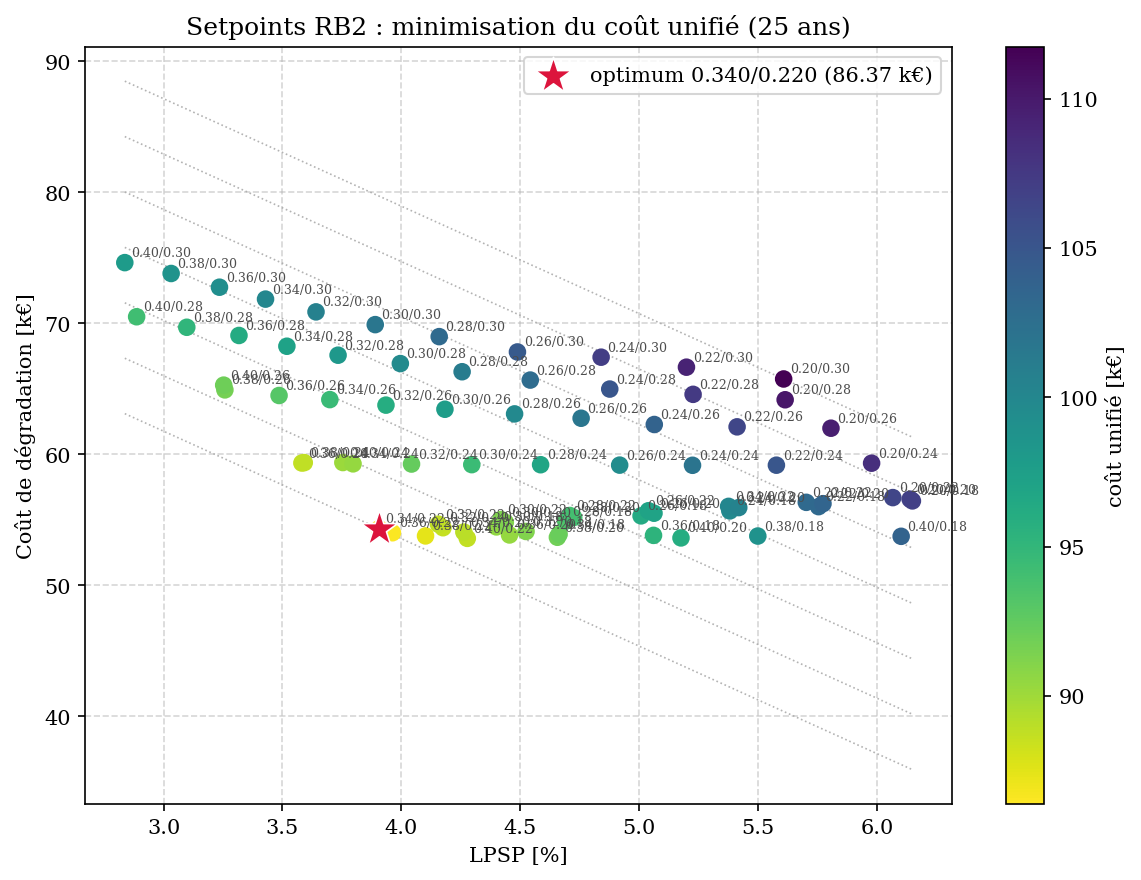

The script that saved this image:
"""
sweep_setpoints_rb2.py
======================
Ré-optimisation des setpoints FIXES de RB2 (fractions de Pmax, SANS SoH) par
minimisation du COUT UNIFIE :

    cout_unifie [kEUR] = degradation [kEUR] + cout_LPSP [kEUR]
    cout_LPSP  = VoLL * energie_non_fournie   (voll_common.py, VoLL=3 par defaut)

On balaie une grille (fc_frac, ely_frac), on simule chaque couple sur N_YEARS,
on calcule (LPSP %, deg k€) puis le cout unifie, et on classe. Le meilleur couple
est celui a reporter dans RB2/get_optimal_action_RB.py (lignes P_fc_set/P_ely_set)
avant de retracer le front de Pareto complet.

Sorties (dans RB2/) :
  - sweep_setpoints_rb2.txt : tous les couples, TRIES par cout unifie croissant
  - sweep_setpoints_rb2.pdf/.png : nuage (LPSP, deg), couleur = cout unifie,
    etoile = optimum, pointilles = iso-cout unifie.

Lancement (depuis Vieillissement9/RB2/) :
    python sweep_setpoints_rb2.py            # sweep complet + figure
    python sweep_setpoints_rb2.py --smoke    # 4 sims, horizon court (2 ans)
    python sweep_setpoints_rb2.py --replot    # refait la figure depuis le .txt
Regler N_WORKERS via SLURM_CPUS_PER_TASK sur le mesocentre.
"""
import sys, os, time, argparse
import numpy as np
import matplotlib
matplotlib.use("Agg")
import matplotlib.pyplot as plt
from concurrent.futures import ProcessPoolExecutor

HERE   = os.path.dirname(os.path.abspath(__file__))          # .../Vieillissement9/RB2
PARENT = os.path.dirname(HERE)                               # .../Vieillissement9
sys.path.insert(0, PARENT)
from Common import Init_EMR_MG_v16_python as I
from Common.main_init_and_loop import init_and_run_loop
from Common.cost_fcn_total2 import get_cost_from_ledger
from Common.get_lol import get_lol
sys.path.insert(0, os.path.abspath(os.path.join(PARENT, "..", "Analyse_sensibilite")))
import voll_common as V                                       # cout unifie (VoLL)

# ======================= CONFIGURATION =======================
N_YEARS   = 25
# Grille de fractions de Pmax a balayer (elargir/raffiner selon le besoin).
FC_FRACS  = np.round(np.arange(0.2, 0.4 + 1e-9, 0.02), 3)   # setpoint FC
ELY_FRACS = np.round(np.arange(0.18, 0.30 + 1e-9, 0.02), 3)   # setpoint ELY
_N_AVAIL  = max(1, int(os.environ.get("SLURM_CPUS_PER_TASK", (os.cpu_count() or 2) - 1)))
OUT_TXT   = os.path.join(HERE, "sweep_setpoints_rb2.txt")
OUT_PDF   = os.path.join(HERE, "sweep_setpoints_rb2.pdf")
OUT_PNG   = os.path.join(HERE, "sweep_setpoints_rb2.png")
# =============================================================


def make_rb2_frac(fc_frac, ely_frac):
    """Action RB2 identique a l'originale (plafonds H2 inclus), setpoints FIXES
    donnes en fraction de Pmax (sans modulation SoH)."""
    def get_optimal_action_RB(SoC_t, P_tot_ref_t, defaillances, lol_tab, alpha_fc_t,
                              alpha_ely_t, SoH_bat_t, E_h2_t, E_h2_init, P_fc_max_t,
                              P_ely_max_t, RUL_fc_t, RUL_ely_t, SoH_fc_t, SoH_ely_t):
        P_fc_set  = fc_frac  * I.FC['P_fc_max']
        P_ely_set = ely_frac * I.ELY['P_ely_max']
        dt_h         = I.LOAD['Ts'] / 3600.0
        P_fc_h2_max  = max(E_h2_t, 0.0)             / dt_h * I.FC['eff']  * I.CONV['eta'] * 1000
        P_ely_h2_max = max(E_h2_init - E_h2_t, 0.0) / dt_h / (I.ELY['eff'] * I.CONV['eta']) * 1000
        P_dc_fc_t = P_dc_ely_t = 0
        if P_tot_ref_t > 0:
            P_fc_avail = min(P_fc_set, P_fc_h2_max)
            if P_tot_ref_t > P_fc_avail:
                P_dc_fc_t  = P_fc_avail
                P_dc_bat_t = P_tot_ref_t - P_fc_avail
            else:
                P_dc_bat_t = P_tot_ref_t
        elif P_tot_ref_t < 0:
            P_ely_avail = min(P_ely_set, P_ely_h2_max)
            if P_tot_ref_t < -P_ely_avail:
                P_dc_ely_t = -P_ely_avail
                P_dc_bat_t = P_tot_ref_t + P_ely_avail
            else:
                P_dc_bat_t = P_tot_ref_t
        else:
            P_dc_bat_t = P_tot_ref_t
        if 'FC' in defaillances and P_tot_ref_t > 0:
            P_dc_bat_t = P_tot_ref_t
        if 'ELY' in defaillances and P_tot_ref_t < 0:
            P_dc_bat_t = P_tot_ref_t
        action = P_dc_bat_t, P_dc_fc_t, P_dc_ely_t
        action, lol = get_lol(SoC_t, action, P_tot_ref_t, defaillances, E_h2_t,
                              E_h2_init, P_fc_max_t, P_ely_max_t, SoH_bat_t)
        return action, lol
    return get_optimal_action_RB


def _metrics(data):
    """(LPSP %, deg k€) comme batch_pareto (interpolation NaN de SoH_bat)."""
    P_bat = data["P_bat"]; P_fc = data["P_fc"]; P_ely = data["P_ely"]
    P_dc_load = data["P_dc_load"]; P_dc_pv = data["P_dc_pv"]; lol_tab = data["lol_tab"]
    SoC = data["SoC"]; af = data["alpha_fc"][:-1]; ae = data["alpha_ely"][:-1]
    SoH_bat = data["SoH_bat"][:-1].copy()
    for k in range(1, len(SoH_bat)):
        if SoH_bat[k] == 1: SoH_bat[k-1] = np.nan
    if np.isnan(SoH_bat).any():
        SoH_bat[np.isnan(SoH_bat)] = np.interp(np.flatnonzero(np.isnan(SoH_bat)),
            np.flatnonzero(~np.isnan(SoH_bat)), SoH_bat[~np.isnan(SoH_bat)])
    Pp = np.array([(a-b)/1000 for a, b in zip(P_dc_load, P_dc_pv)])
    Pr = np.array([(a-b)*(1-c)/1000 for a, b, c in zip(P_dc_load, P_dc_pv, lol_tab)])
    p, r = np.clip(Pp, 0, None), np.clip(Pr, 0, None)
    lpsp = (np.clip(p-r, 0, None).sum()/p.sum()*100) if p.sum() > 0 else 0.0
    deg = get_cost_from_ledger(data) / 1000.0
    return float(lpsp), float(deg)


def _eval(args):
    fc, ely, n_years = args
    data = init_and_run_loop(make_rb2_frac(fc, ely), n_years=n_years)
    lpsp, deg = _metrics(data)
    return (fc, ely, lpsp, deg, V.total_cost_keur(lpsp, deg))   # dernier = cout unifie


def run_sweep(smoke=False):
    ny = 2 if smoke else N_YEARS
    if smoke:
        combos = [(0.44, 0.30, ny), (0.44, 0.34, ny), (0.48, 0.30, ny), (0.40, 0.32, ny)]
    else:
        combos = [(fc, el, ny) for fc in FC_FRACS for el in ELY_FRACS]
    nw = max(1, min(_N_AVAIL, len(combos)))
    print(f"--- Sweep RB2 : {len(combos)} sims / {ny} ans ({nw} workers) ; VoLL={V.VOLL_TIERS} ---", flush=True)
    t0 = time.time(); res = []
    with ProcessPoolExecutor(max_workers=nw) as ex:
        for i, r in enumerate(ex.map(_eval, combos), 1):
            res.append(r)
            print(f"  [{i:2d}/{len(combos)}] fc={r[0]:.3f} ely={r[1]:.3f}"
                  f" -> LPSP={r[2]:6.3f}%  deg={r[3]:7.3f}  UNIF={r[4]:8.3f} k€", flush=True)
    res.sort(key=lambda r: r[4])                                # tri par cout unifie
    best = res[0]
    print(f"--- termine en {time.time()-t0:.0f}s ---", flush=True)
    print(f">>> OPTIMUM : fc_frac={best[0]:.3f}  ely_frac={best[1]:.3f}"
          f"  (LPSP={best[2]:.3f}%  deg={best[3]:.3f} k€  UNIF={best[4]:.3f} k€)", flush=True)
    print(f"    -> dans RB2/get_optimal_action_RB.py :  P_fc_set={best[0]:.3f}*P_fc_max ;"
          f"  P_ely_set={best[1]:.3f}*P_ely_max", flush=True)
    with open(OUT_TXT, "w", encoding="utf-8") as f:
        f.write(f"# Sweep setpoints RB2 (fixes) - {ny} ans ; VoLL={V.VOLL_TIERS}\n")
        f.write(f"# P_fc_max={I.FC['P_fc_max']:.2f} W  P_ely_max={I.ELY['P_ely_max']:.2f} W\n")
        f.write(f"# OPTIMUM : fc_frac={best[0]:.3f} ely_frac={best[1]:.3f} -> unifie={best[4]:.4f} kEUR\n")
        f.write("rang;fc_frac;ely_frac;LPSP(%);deg(kEUR);unifie(kEUR)\n")
        for i, r in enumerate(res, 1):
            f.write(f"{i};{r[0]:.3f};{r[1]:.3f};{r[2]:.4f};{r[3]:.4f};{r[4]:.4f}\n")
    print(f"Ecrit : {OUT_TXT}", flush=True)
    return res


def _read_txt():
    rows = []
    with open(OUT_TXT, encoding="utf-8") as f:
        for line in f:
            if line.startswith("#") or line.startswith("rang"):
                continue
            p = line.strip().split(";")
            if len(p) == 6:
                rows.append((float(p[1]), float(p[2]), float(p[3]), float(p[4]), float(p[5])))
    return rows


def plot():
    rows = _read_txt()
    if not rows:
        print("Rien a tracer (txt vide).", flush=True); return
    lpsp = np.array([r[2] for r in rows]); deg = np.array([r[3] for r in rows])
    unif = np.array([r[4] for r in rows])
    best = min(rows, key=lambda r: r[4])
    plt.rcParams.update({"text.usetex": False, "mathtext.fontset": "cm",
                         "font.family": "serif", "pdf.fonttype": 42})
    fig, ax = plt.subplots(figsize=(8, 6))
    # iso-cout unifie : deg = C - slope*LPSP  (slope = cout d'1 point de LPSP)
    slope = V.cost_lpsp_keur(1.0)
    xs = np.linspace(lpsp.min(), lpsp.max() + 1e-6, 50)
    for C in np.linspace(unif.min(), unif.max(), 7):
        ax.plot(xs, C - slope * xs, ls=':', color='0.7', lw=0.8, zorder=0)
    sc = ax.scatter(lpsp, deg, c=unif, cmap='viridis_r', s=55, zorder=3)
    for fc, el, lp, dg, un in rows:
        ax.annotate(f"{fc:.2f}/{el:.2f}", (lp, dg), fontsize=6, color='0.3',
                    xytext=(3, 3), textcoords="offset points", zorder=3)
    ax.scatter(best[2], best[3], marker='*', s=340, color='crimson',
               edgecolors='white', linewidths=0.8, zorder=5,
               label=f"optimum {best[0]:.3f}/{best[1]:.3f} ({best[4]:.2f} k€)")
    fig.colorbar(sc, ax=ax, label="coût unifié [k€]")
    ax.set_xlabel("LPSP [%]"); ax.set_ylabel("Coût de dégradation [k€]")
    ax.grid(True, linestyle='--', alpha=0.5); ax.legend(loc='upper right')
    ax.set_title(f"Setpoints RB2 : minimisation du coût unifié ({N_YEARS} ans)")
    plt.tight_layout()
    plt.savefig(OUT_PDF, format='pdf', bbox_inches='tight')
    plt.savefig(OUT_PNG, format='png', dpi=150, bbox_inches='tight')
    plt.close()
    print(f"Figure : {OUT_PDF}\n         {OUT_PNG}", flush=True)


if __name__ == "__main__":
    ap = argparse.ArgumentParser()
    ap.add_argument("--smoke", action="store_true", help="4 sims, horizon court")
    ap.add_argument("--replot", action="store_true", help="refait la figure depuis le .txt")
    args = ap.parse_args()
    if args.replot:
        plot()
    else:
        run_sweep(smoke=args.smoke)
        plot()
